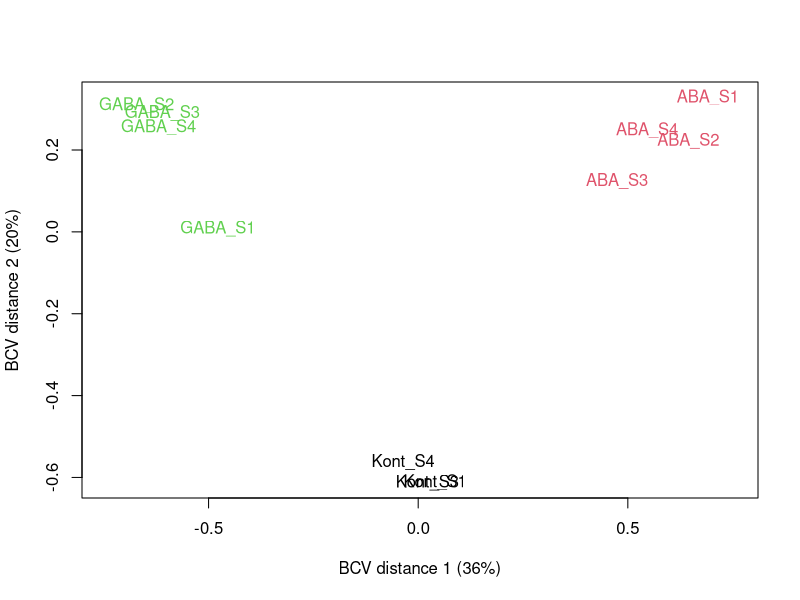
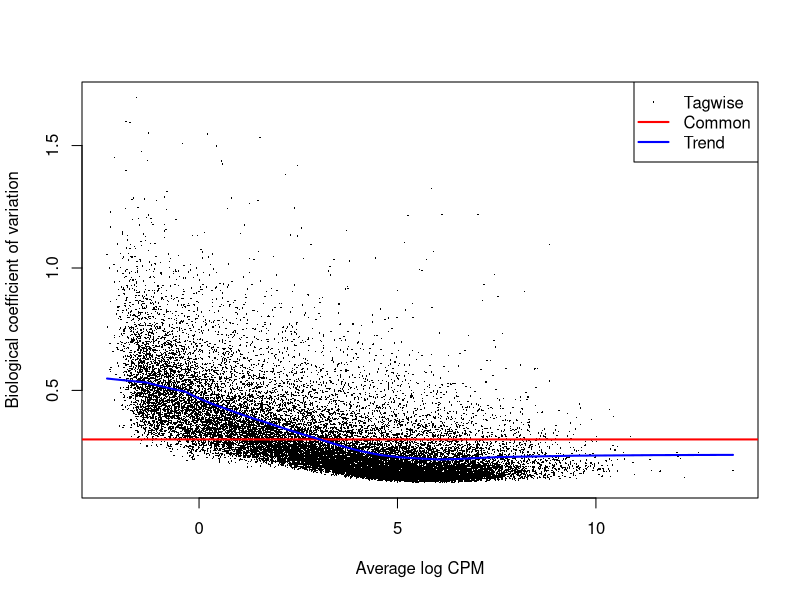
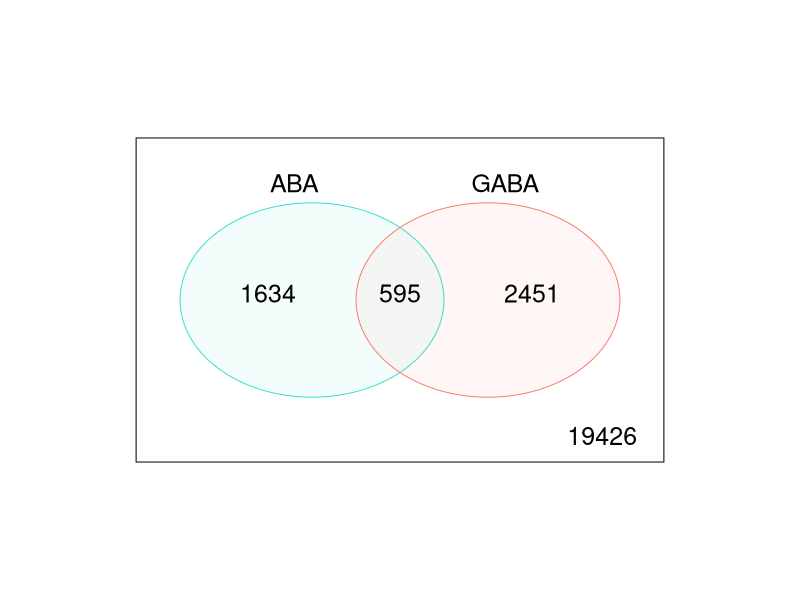
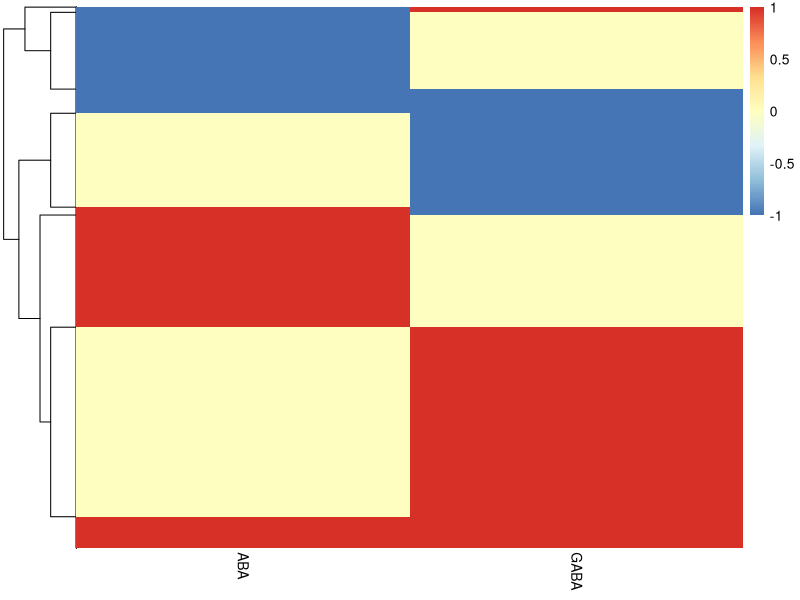
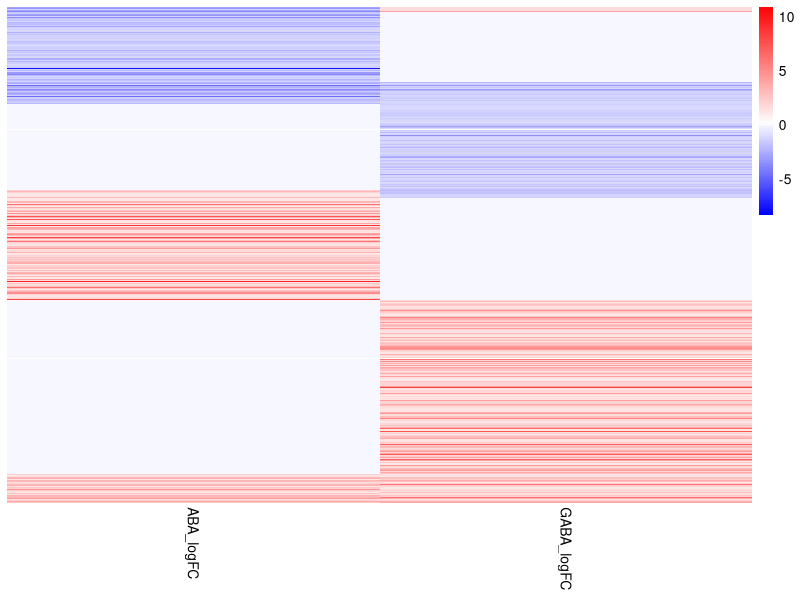

These figures' R source, in order:
## ---- chunk 1
knitr::opts_chunk$set(echo = TRUE)
## ---- chunk 2
library(tidyverse)
library(magrittr)
library(edgeR)
## ---- chunk 3
# load and clean up gene counts
geneCounts <- read_delim("4_Counts/GC_GABA_ABA_geneCounts_final.txt", 
                         delim = "\t", 
                         comment = "#") %>% 
  column_to_rownames("Geneid")
colnames(geneCounts) %<>% str_remove("../3_BAM/") %>% str_remove(".STARAligned_sortedByName.bam")
# crate meta data
meta <- tibble(sample = colnames(geneCounts),
              group = str_extract(sample,".+(?=_)"), # this info will fill to 'group' as col name match 'group' pram in DGEList()
              reps = str_extract(sample,"(?<=_).+")) %>% 
  filter(sample != "Kont_S2")
geneCounts %<>% dplyr::select(-Kont_S2) # remove the sample that is very badly mapped

# construct DGElist, filtering and normalize RNA composition
countList <- DGEList(counts = geneCounts,
                     samples = meta) 
keep <- filterByExpr(countList)
# By default, the function keeps genes with about 10 read counts or more in a minimum number of samples, where the number of samples is chosen according to the minimum group sample size. The actual filtering uses CPM values rather than counts in order to avoid giving preference to samples with large library sizes. For this dataset, the median library size is about 29 million and 10/29 approx. 0.34, so the filterByExpr function keeps genes that have a CPM of 0.34 or more in at least 4 samples.
table(keep)
countList <- countList[keep,, keep.lib.sizes=FALSE] %>% 
  calcNormFactors()
# set control group as reference 
countList$samples$group <- relevel(countList$samples$group, ref = "Kont")
## ---- chunk 4
# visualize sample clustering, alternatively PCA can do the job
mds <- plotMDS(countList, method="bcv", col=as.numeric(countList$samples$group))
# make it easy to change appearance 
mds %>%
  extract(c(5,6)) %>%
  as.data.frame() %>%
  rownames_to_column("sample") %>%
  left_join(meta) %>%
  ggplot(aes(x = x, y = y)) +
  geom_point(aes(colour  = group), 
             size = 7) +
  theme_bw() +
  theme(text = element_text(size=20)) +
  labs(x = "BCV distance 1",
       y = "BCV distance 2") -> mdsplot

# export::graph2office(x = mdsplot, type = "ppt",
#              file = "Barley_MDS.pptx", width = 10,
#              aspectr = 1.5)
## ---- chunk 5
# if with multiple factors, dispersion needs to be estimated with specified design matrix (see section 2.10.2 in edgeR user's guide updated in 21 Oct. 2019)
counts_Disp <- estimateDisp(countList)
plotBCV(counts_Disp)
## ---- chunk 6
# contract a design matrix with baseline control
designMat <- model.matrix(~ group, data = countList$samples)

# fit to model
fit <- glmQLFit(counts_Disp)
## ---- chunk 7
# ABA Vs Control
ABA <- glmQLFTest(fit, coef = 2)
ABAgenes <- ABA$table %>% 
  rownames_to_column("GeneID") %>% 
  mutate(adj.p = p.adjust(PValue, method = "BH"))

ABAgenes %>% 
  mutate(expression = ifelse(adj.p < 0.05 & abs(logFC) >= 1, 
                             ifelse(logFC >= 1 ,'Up','Down'),
                             'Stable'),
         expression = fct_relevel(expression, "Up","Stable","Down")) %>% 
  ggplot(aes(x = logFC, 
             y = -log10(adj.p), 
             colour = expression)) +
  geom_point(alpha = 0.4, size = 3.5) +
  scale_color_manual(values=c("red", "grey","blue"))+
  xlim(c(-10, 10)) +
  geom_vline(xintercept = c(-1,1),
             lty=4,col="black",
             lwd=0.8) +
  geom_hline(yintercept = -log10(0.05),
             lty=4,col="black",
             lwd=0.8) +
  labs(x="log2(fold change)",
       y="-log10 (adj.p-value)")  +
  theme_bw() +
  theme(text = element_text(size=20),
        legend.text = element_text(size = 18),
        plot.title = element_text(hjust = 0.5), 
        legend.position = c(1, 0), 
        legend.justification = c(1, 0), 
        legend.title = element_blank()) +
  ggtitle("ABA vs. Control") -> Vocano_ABA
# plotly::ggplotly is able to turn ggplot to interactive plot

# export::graph2office(x = Vocano_ABA, type = "ppt",
#              file = "Barley_vocano.pptx", width = 10,
#              aspectr = 1.5, append = TRUE)
## ---- chunk 8
# GABA Vs Control
GABA <- glmQLFTest(fit, coef = 3)
GABAgenes <- GABA$table %>% 
  rownames_to_column("GeneID") %>% 
  mutate(adj.p = p.adjust(PValue, method = "BH"))

GABAgenes %>% 
  mutate(expression = ifelse(adj.p < 0.05 & abs(logFC) >= 1, 
                             ifelse(logFC >= 1 ,'Up','Down'),
                             'Stable'),
         expression = fct_relevel(expression, "Up","Stable","Down")) %>% 
  ggplot(aes(x = logFC, 
             y = -log10(adj.p), 
             colour = expression)) +
  geom_point(alpha = 0.4, size = 3.5) +
  scale_color_manual(values=c("red", "grey","blue"))+
  xlim(c(-11, 11)) +
  geom_vline(xintercept = c(-1,1),
             lty=4,col="black",
             lwd=0.8) +
  geom_hline(yintercept = -log10(0.05),
             lty=4,col="black",
             lwd=0.8) +
  labs(x="log2(fold change)",
       y="-log10 (adj.p-value)")  +
  theme_bw() +
  theme(text = element_text(size=20),
        legend.text = element_text(size = 18),
        plot.title = element_text(hjust = 0.5), 
        legend.position = c(1, 0), 
        legend.justification = c(1, 0), 
        legend.title = element_blank()) +
  ggtitle("GABA vs. Control") -> Vocano_GABA

# export::graph2office(x = Vocano_GABA, type = "ppt",
#              file = "Barley_vocano.pptx", width = 10,
#              aspectr = 1.5, append = TRUE)
## ---- chunk 9
DEs <- list(ABAde = ABAgenes,
     GABAde = GABAgenes) %>% 
  lapply(function(x){
    x %>% 
      filter(adj.p <= 0.05 & abs(logFC) >= 1) %>% 
      mutate(expression = ifelse(logFC >= 1, 
                                 "Up", "Down"))
  })

ABAtags <- ABAgenes %>% 
  mutate(ABA = ifelse(adj.p <= 0.05 & abs(logFC) >= 1, 
                      1,0)) %>% 
  dplyr::select(GeneID,ABA,logFC) %>% 
  data.table::setnames("logFC","ABA_logFC") 
GABAtags <- GABAgenes %>% 
  mutate(GABA = ifelse(adj.p <= 0.05 & abs(logFC) >= 1, 
                       1,0)) %>% 
  dplyr::select(GeneID,GABA,logFC) %>% 
  data.table::setnames("logFC","GABA_logFC")

# vennDiagram 
merge(ABAtags,
      GABAtags,
      by = "GeneID") %>%
  dplyr::select(-contains("logFC")) %>% 
  column_to_rownames("GeneID") %>%
  vennDiagram(circle.col=c("turquoise", "salmon"))

# common genes
patternDE <- merge(ABAtags,
      GABAtags,
      by = "GeneID") %>% 
  mutate(ABA = ifelse(ABA == 1 & ABA_logFC < 0,
                      -1, ABA),
         GABA = ifelse(GABA == 1 & GABA_logFC < 0,
                      -1, GABA)) %>% 
  column_to_rownames("GeneID") %>% 
  filter(abs(ABA) == 1 | abs(GABA) == 1)
  

# same direction
patternDE %>% 
  filter((ABA == 1 & GABA == 1) | (ABA == -1 & GABA == -1)) %>% 
  row.names() # 428

# opposite direction
patternDE %>% 
  filter((ABA == 1 & GABA == -1) | (ABA == -1 & GABA == 1)) %>% 
  row.names() # 111

# heatmap of gene Exp pattern
patternDE %>% 
  dplyr::select(-contains("logFC")) %>% 
  pheatmap::pheatmap(cluster_cols = FALSE,
           show_rownames = FALSE) -> testplot

# give order to heatmap with logFC
ordering <- tibble(rowNum = testplot$tree_row$order,
                   order = seq(1, length(rowNum))) %>% 
  arrange(rowNum)

DEheat <- patternDE %>% 
  mutate(ABA_logFC = ifelse(ABA == 0, 0, ABA_logFC),
         GABA_logFC = ifelse(GABA == 0, 0, GABA_logFC)) %>% 
  dplyr::select(-GABA, -ABA) %>% 
  mutate(order = ordering$order) %>% 
  arrange(order) %>%  
  dplyr::select(-order)

paletteLength <- 100
myBreaks <- c(seq(min(DEheat), 0, 
                  length.out = ceiling(paletteLength/2)), 
              seq(max(DEheat)/paletteLength, max(DEheat), length.out=floor(paletteLength/2)))
myColor <- colorRampPalette(c("blue", "white", "red"))(paletteLength)

DEheat %>% 
  pheatmap::pheatmap(cluster_cols = FALSE,
           cluster_rows = FALSE,
           show_rownames = FALSE,
           color = myColor,
           breaks = myBreaks) 

# save.image("~/Box/Bioinfo/BarleyGCRNASeq/DEGs_removeKont_S2.RData")
